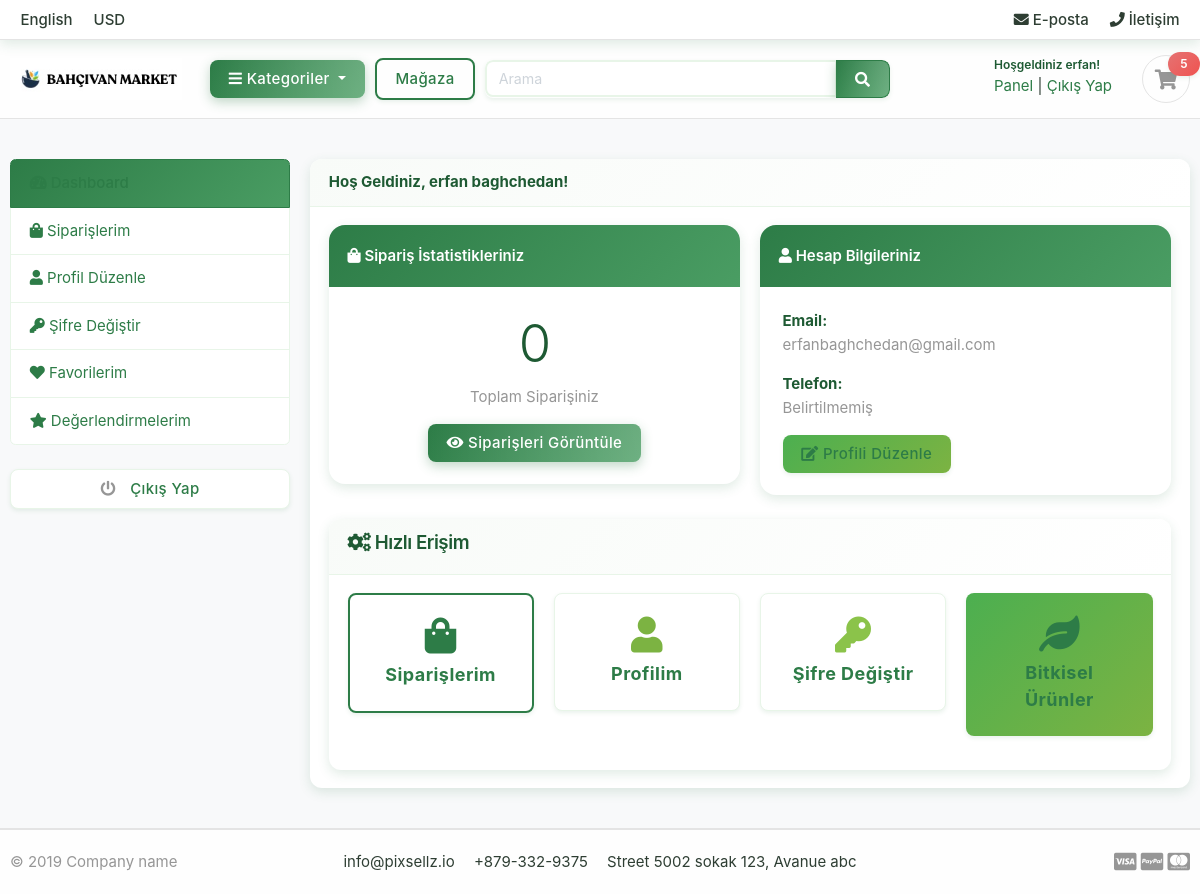
Screenshot of /accounts/dashboard/ (signed in) with the database file from the repository.
### accounts/models.py (models this page shows, shortened)
class Account(AbstractBaseUser):
    first_name = models.CharField(max_length=50,)
    last_name = models.CharField(max_length=50)
    username = models.CharField(max_length=50,unique=True)
    email = models.EmailField(max_length=100,unique=True)
    phone_number = models.CharField(max_length=14)
    date_joined = models.DateTimeField(auto_now_add=True)
    last_login = models.DateTimeField(auto_now_add=True)
    is_admin = models.BooleanField(default=False)
    is_staff = models.BooleanField(default=False)
    is_active = models.BooleanField(default=False)
    is_superadmin = models.BooleanField(default=False)
    USERNAME_FIELD = 'email'
    REQUIRED_FIELDS = ['username','first_name','last_name']
    objects = MyAccountManager()

### accounts/views.py (the view)
# urls.py: path('dashboard/',views.dashboard,name='dashboard'),
@login_required(login_url = 'login')
def dashboard(request):
    from orders.models import Order, OrderProduct
    orders = Order.objects.filter(user=request.user, is_ordered=True).order_by('-created_at')
    orders_count = orders.count()
    context = {
        'orders_count': orders_count,
        'user': request.user,
    }
    return render(request, 'accounts/dashboard.html', context)

### carts/context_processors.py (called while the page is built)
def counter(request):
    cart_count = 0
    if 'admin' in request.path:
        return {}
    else:
        try:
            cart = Cart.objects.filter(cart_id = _cart_id(request))
            if request.user.is_authenticated:
                cart_items = CartItem.objects.all().filter(user= request.user)
            else:
                cart_items = CartItem.objects.all().filter(cart=cart[:1])
            for cart_item in cart_items:
                cart_count += cart_item.quantity
        except Cart.DoesNotExist:
            cart_count = 0
    return dict(cart_count=cart_count)

### carts/views.py (called while the page is built)
def _cart_id(request):
    cart = request.session.session_key
    if not cart:
        cart = request.session.create()
    return cart

### category/context_processors.py (called while the page is built)
def menu_links(request):
    links = Category.objects.all()
    return dict(links=links)

### category/models.py (called while the page is built)
    def get_url(self):
        return reverse('products_by_category',args = [self.slug ])

### templates/accounts/dashboard.html (shortened to what this page needs)
{% extends 'base.html' %}
{% block content %}
<section class="section-conten padding-y bg">
    <div class="container">
        <div class="row">
        <aside class="col-md-3">
            <ul class="list-group">
                <a class="list-group-item active" href="{% url 'dashboard' %}"> <i class="fa fa-tachometer-alt"></i> Dashboard </a>
                <a class="list-group-item" href="{% url 'my_orders' %}"> <i class="fa fa-shopping-bag"></i> Siparişlerim </a>
                <a class="list-group-item" href="{% url 'edit_profile' %}"> <i class="fa fa-user"></i> Profil Düzenle </a>
                <a class="list-group-item" href="{% url 'change_password' %}"> <i class="fa fa-key"></i> Şifre Değiştir </a>
                <a class="list-group-item" href="#"> <i class="fa fa-heart"></i> Favorilerim </a>
                <a class="list-group-item" href="#"> <i class="fa fa-star"></i> Değerlendirmelerim </a>
            </ul>
            <br>
            <a class="btn btn-light btn-block" href="{% url 'logout'  %}"> <i class="fa fa-power-off"></i> <span class="text">Çıkış Yap</span> </a>
        </aside>
        <main class="col-md-9">
            <article class="card">
            <header class="card-header">
                <strong class="d-inline-block mr-3">Hoş Geldiniz, {{ user.first_name }} {{ user.last_name }}!</strong>
            </header>
            <div class="card-body">
                <div class="row">
                    <div class="col-md-6">
                        <div class="card dashboard-card">
                            <div class="card-header">
                                <i class="fa fa-shopping-bag"></i> Sipariş İstatistikleriniz
                            </div>
                            <div class="card-body text-center">
                                <h2 class="display-4" style="color: var(--primary-green);">{{ orders_count }}</h2>
                                <p class="text-muted">Toplam Siparişiniz</p>
                                <a href="{% url 'my_orders' %}" class="btn btn-primary">
                                    <i class="fa fa-eye"></i> Siparişleri Görüntüle
                                </a>
                            </div>
                        </div>
                    </div>
                    <div class="col-md-6">
                        <div class="card dashboard-card">
                            <div class="card-header">
                                <i class="fa fa-user"></i> Hesap Bilgileriniz
                            </div>
                            <div class="card-body">
                                <div class="mb-3">
                                    <strong style="color: var(--primary-green-dark);">Email:</strong><br>
                                    <span class="text-muted">{{ user.email }}</span>
                                </div>
                                <div class="mb-3">
                                    <strong style="color: var(--primary-green-dark);">Telefon:</strong><br>
                                    <span class="text-muted">{{ user.phone_number|default:"Belirtilmemiş" }}</span>
                                </div>
                                <a href="{% url 'edit_profile' %}" class="btn btn-success">
                                    <i class="fa fa-edit"></i> Profili Düzenle
                                </a>
                            </div>
                        </div>
                    </div>
                </div>
                <br>
                <div class="row">
                    <div class="col-md-12">
                        <div class="card">
                            <div class="card-header">
                                <h5><i class="fa fa-cogs"></i> Hızlı Erişim</h5>
                            </div>
                            <div class="card-body">
                                <div class="row dashboard-quick-actions">
                                    <div class="col-md-3 text-center mb-3">
                                        <a href="{% url 'my_orders' %}" class="btn btn-outline-primary btn-lg btn-block" style="padding: 1.5rem;">
                                            <i class="fa fa-shopping-bag fa-2x mb-2"></i><br>
                                            <strong>Siparişlerim</strong>
                                        </a>
                                    </div>
                                    <div class="col-md-3 text-center mb-3">
                                        <a href="{% url 'edit_profile' %}" class="btn btn-light btn-lg btn-block" style="padding: 1.5rem;">
                                            <i class="fa fa-user fa-2x mb-2" style="color: var(--accent-green);"></i><br>
                                            <strong>Profilim</strong>
                                        </a>
                                    </div>
                                    <div class="col-md-3 text-center mb-3">
                                        <a href="{% url 'change_password' %}" class="btn btn-light btn-lg btn-block" style="padding: 1.5rem;">
                                            <i class="fa fa-key fa-2x mb-2" style="color: var(--sage-green);"></i><br>
                                            <strong>Şifre Değiştir</strong>
                                        </a>
                                    </div>
                                    <div class="col-md-3 text-center mb-3">
                                        <a href="{% url 'store' %}" class="btn btn-success btn-lg btn-block" style="padding: 1.5rem;">
                                            <i class="fa fa-leaf fa-2x mb-2"></i><br>
                                            <strong>Bitkisel Ürünler</strong>
                                        </a>
                                    </div>
                                </div>
                            </div>
                        </div>
                    </div>
                </div>
            </div>
            </article>
        </main>
    </div>
    </div>
    </section>
{% endblock %}

### templates/includes/navbar.html (shortened to what this page needs)
{% load static %}
<header class="section-header">
    <nav class="navbar p-md-0 navbar-expand-sm navbar-light border-bottom">
    <div class="container">
      <div class="collapse navbar-collapse" id="navbarTop4">
        <ul class="navbar-nav mr-auto">
            <li class="nav-item dropdown">
                 <a href="#" class="nav-link">   English </a>
            </li>
            <li class="nav-item dropdown">
                <a href="#" class="nav-link"> USD </a>
            </li>
        </ul>
        <ul class="navbar-nav">
            <li><a href="#" class="nav-link"> <i class="fa fa-envelope"></i> E-posta </a></li>
            <li><a href="#" class="nav-link"> <i class="fa fa-phone"></i> İletişim </a></li>
        </ul>
      </div>
    </div>
    </nav>
    <section class="header-main border-bottom">
        <div class="container">
    <div class="row align-items-center">
        <div class="col-lg-2 col-md-3 col-6">
            <a href="{% url 'home' %}" class="brand-wrap">
                <img class="logo" src="{% static './images/bahcivan_logo.png' %}">
            </a>
        </div>
        <div class="col-lg col-sm col-md col-6 flex-grow-0">
            <div class="category-wrap dropdown d-inline-block float-right">
                <button type="button" class="btn btn-primary dropdown-toggle" data-toggle="dropdown">
                    <i class="fa fa-bars"></i> Kategoriler
                </button>
            </div>
        </div>
        <a href="{% url 'store' %}" class="btn btn-outline-primary">Mağaza</a>
        <div class="col-lg  col-md-6 col-sm-12 col">
            <form action="{% url 'search'%}" class="search" method='GET'>
                <div class="input-group w-100">
                    <input type="text" class="form-control" style="width:60%;" placeholder="Arama" name="keyword">
                    <div class="input-group-append">
                      <button class="btn btn-primary" type="submit">
                        <i class="fa fa-search"></i>
                      </button>
                    </div>
                </div>
            </form>
        </div>
        <div class="col-lg-3 col-sm-6 col-8 order-2 order-lg-3">
                    <div class="d-flex justify-content-end mb-3 mb-lg-0">
                        {% if user.id is None %}
                        <div class="widget-header">
                            <small class="title text-muted">Hoşgeldiniz Misafir!</small>
                            <div>
                                <a href="{% url 'login' %}">Giriş Yap</a> <span class="dark-transp"> | </span>
                                <a href="{% url 'register' %}"> Üye Ol</a>
                            </div>
                        </div>
                        {% else %}
                        <div class="widget-header">
                            <small class="title text-muted">Hoşgeldiniz {{ user.first_name }}! </small>
                            <div>
                                <a href="{% url 'dashboard' %}">Panel</a> <span class="dark-transp"> | </span>
                                <a href="{% url 'logout' %}">Çıkış Yap</a>
                            </div>
                        </div>
                        {% endif %}
                        <a href="{% url 'cart' %}" class="widget-header pl-3 ml-3">
                            <div class="icon icon-sm rounded-circle border"><i class="fa fa-shopping-cart"></i></div>
                            <span class="badge badge-pill badge-danger notify">{{ cart_count }}</span>
                        </a>
                    </div>
                </div>
    </div>
        </div>
    </section>
</header>

### static/css/ui.css (style rules this page uses)
html { font-family: "Inter", sans-serif; font-size: 15px; }
.icon-xs, .icon-sm, .icon-md, .icon-lg { display: inline-block; text-align: center; flex-shrink: 0; flex-grow: 0; }
.icon-sm { width: 48px; height: 48px; line-height: 48px !important; font-size: 20px; }
.padding-y { padding-top: 40px; padding-bottom: 40px; }
article:after, .form-group:after { display: block; clear: both; content: ""; }
.bg { background-color: #f8f9fa; }
.header-main { position: relative; padding-top: 1rem; padding-bottom: 1rem; }
.brand-wrap .logo, .navbar-brand .logo { margin-right: 7px; max-height: 42px; display: inline-block; }
.widget-header { display: inline-block; vertical-align: middle; position: relative; }
.widget-header a { color: #343a40; }
.widget-header i { color: #969696; }
.widget-header .title { display: block; }
.widget-header .notify { position: absolute; top: -3px; right: -10px; }
.btn-light { background-color: #fff; border-color: #e4e4e4; }
.btn-light i { color: #969696; }
.btn i + .text { margin-left: 10px; }
.notify { position: absolute; top: -4px; right: -10px; display: inline-block; padding: 0.25em 0.6em; font-size: 12px; line-height: 1; text-align: center; border-radius: 3rem; color: #fff; background-color: #fa3434; }

### templates/base.html (style rules this page uses)
.btn-primary, .btn-primary:hover, .btn-primary:focus, .btn-primary:active { background: linear-gradient(135deg, #2d7c47, #4a9d63) !important; border-color: #2d7c47 !important; color: white !important; }

### rows the page displays
Account: first_name "erfan", last_name "baghchedan", email "erfanbaghchedan@gmail.com", phone_number "Belirtilmemiş"

### other values shown
{{ cart_count }} "5"
{{ orders_count }} "0"
